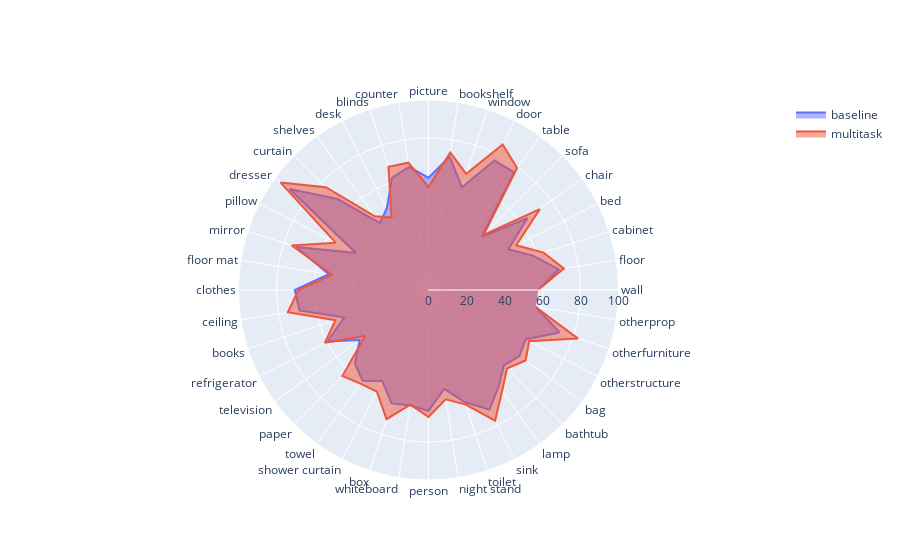

This figure's notebook cell:
### Code cell
import plotly.graph_objects as go
import plotly.express as px
fig = go.Figure()
fig.add_trace(go.Scatterpolar(
    name="baseline",
    theta=df["segmentation_class_names"],
    r=df["test_iou"],
    # mode="markers",
    # r_range=[0,100]
    # line_close=True
))
fig.add_trace(go.Scatterpolar(
    name="multitask",
    theta=df["segmentation_class_names"],
    r=df["test_iou_multitask"],
    # mode="markers"
))
fig.update_traces(fill="toself")
# fig.update_layout(line_close=True)
fig.update_polars(radialaxis=dict(range=[0, 100]))

### Figure 1 — Plotly figure (JSON) as saved in the notebook; plotly's stock layout.template omitted (floating-point values rounded to 4 significant figures)
{"data": [{"fill": "toself", "name": "baseline", "r": [57.7, 69.37, 58.19, 47.23, 64.39, 39.53, 76.58, 76.58, 56.9, 71.03, 59.14, 65.58, 62.12, 48.3, 43.54, 67.68, 90.48, 42.88, 73.23, 53.16, 70.4, 68.72, 46.68, 59.65, 44.76, 54.78, 58.98, 53.71, 62.76, 61.55, 63.62, 52.71, 62.14, 70.67, 62.83, 56.06, 59.18, 57.34, 72.47, 57.32], "theta": ["wall", "floor", "cabinet", "bed", "chair", "sofa", "table", "door", "window", "bookshelf", "picture", "counter", "blinds", "desk", "shelves", "curtain", "dresser", "pillow", "mirror", "floor mat", "clothes", "ceiling", "books", "refrigerator", "television", "paper", "towel", "shower curtain", "box", "whiteboard", "person", "night stand", "toilet", "sink", "lamp", "bathtub", "bag", "otherstructure", "otherfurniture", "otherprop"], "type": "scatterpolar"}, {"fill": "toself", "name": "multitask", "r": [57.65, 72.1, 63.68, 51.81, 72.42, 40.97, 79.33, 86.02, 64.32, 73.22, 54.22, 67.86, 68.17, 42.88, 47.9, 76.5, 96.2, 54.87, 75.72, 51.24, 68.46, 74.94, 51.49, 61.28, 41.23, 64.06, 60.9, 59.96, 71.49, 61.14, 66.84, 58.28, 63.45, 77.21, 65.88, 58.41, 63.17, 59.49, 82.75, 57.09], "theta": ["wall", "floor", "cabinet", "bed", "chair", "sofa", "table", "door", "window", "bookshelf", "picture", "counter", "blinds", "desk", "shelves", "curtain", "dresser", "pillow", "mirror", "floor mat", "clothes", "ceiling", "books", "refrigerator", "television", "paper", "towel", "shower curtain", "box", "whiteboard", "person", "night stand", "toilet", "sink", "lamp", "bathtub", "bag", "otherstructure", "otherfurniture", "otherprop"], "type": "scatterpolar"}], "layout": {"polar": {"radialaxis": {"range": [0, 100]}}}}
